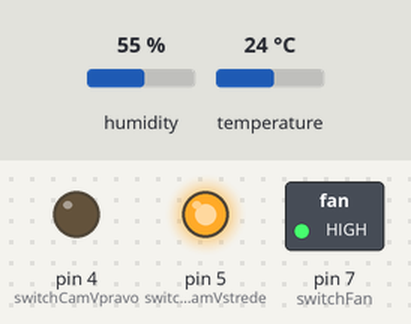
The sketch below on a simulated Arduino Uno, built for the host (arithmetic inside an expression is 32-bit, double 64-bit). Shown: switched loads named in the sketch (green lamp = pin HIGH), output pins drawn as LEDs (lit = HIGH). The test bench sets the inputs (shaded band); at power-on: humidity 55 %, temperature 24 °C. What the sketch prints to the serial monitor is not drawn.

Above: at 0.1 s.
Timing chart, 0 to 1.6 s (numbered marks = the images above):
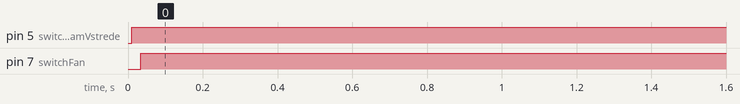

The sketch:

vypinac-zahrada-v1.ino
```cpp
#include <EtherCard.h>
#include <DHT.h>
static byte mymac[] = { 0x74,0x69,0x69,0x2D,0x30,0x21 };
static byte myip[] = { 192,168,1,173 };
static byte gwip[] = { 192,168,1,1 };
static byte hisip[] = { 80,94,55,175 };

byte Ethernet::buffer[700];
static uint32_t timer;
const char website[] PROGMEM = "pastwo.ddns.net";

#define DHTTYPE DHT11
DHT dhtVonku(9, DHTTYPE);
String tempVonku;

int switchCamVpravo = 4;
int switchCamVstrede = 5;
int switchFan = 7;

//voltmeter = A7
//teplomer = D9
//rele kamera vpravo = 4
//rele kamera v strede = 5
//rele ventilator = 7

void setup () {
  Serial.begin(9600);
  delay(10);

  pinMode(switchCamVpravo, OUTPUT);
  pinMode(switchCamVstrede, OUTPUT);
  pinMode(switchFan, OUTPUT);

  //pre istotu resetnem ventilator
  digitalWrite(switchFan, LOW);

  ether.hisport = 82;
  if (ether.begin(sizeof Ethernet::buffer, mymac, 10) == 0){
    Serial.println(F("Failed to access Ethernet controller"));
  }
  //ether.staticSetup(myip, gwip);


if (!ether.dhcpSetup())
  {
    Serial.println("Failed to get configuration from DHCP");
    while(1);
  }
  else
    Serial.println("DHCP configuration done");

  if (!ether.dnsLookup(website))
  {
    Serial.println("DNS failed");
    while(1);
  }
  else
    Serial.println("DNS resolution done");

  ether.printIp("SRV IP:\t", ether.hisip);


  ether.copyIp(ether.hisip, hisip);

  ether.printIp("My IP: ", ether.myip);
  ether.printIp("Server: ", ether.hisip);

  while (ether.clientWaitingGw())
    ether.packetLoop(ether.packetReceive());
  Serial.println("Gateway found");

  dhtVonku.begin();
}

void loop () {
  ether.packetLoop(ether.packetReceive());

  if (millis() > timer) {

    //vypnem strednu kameru zatial ju netreba
    digitalWrite(switchCamVstrede, HIGH);

    timer = millis() + (300000);
    char buff[128]="";
    sprintf (buff, "index.php?action=multi&type1=6&temp1=%d&humidity1=%d&id=7", (int)dhtVonku.readTemperature(), (int)dhtVonku.readHumidity() );

    ether.browseUrl(PSTR("/"), buff, website, my_callback);
    tempVonku = dhtVonku.readTemperature();
    if(tempVonku.toInt()>27){
      digitalWrite(switchFan, LOW);
    } else {
      digitalWrite(switchFan, HIGH);
    }
  }
}

void my_callback(byte status, word off, word len) {
   char * buff;
   Ethernet::buffer[off+len] = 0;
   buff = strtok((char*) Ethernet::buffer + off, "#");
   Serial.println("parstujem kameru");

   //Serial.println(buff);
   char *s;
   s = strstr(buff, "pastwo1pastwo");
   if (s != NULL){
     Serial.println("zapinam kameru");
     digitalWrite(switchCamVpravo, HIGH);
   }else{
     digitalWrite(switchCamVpravo, LOW);
     Serial.println("vypinam kameru");
   }
}
```

Measured:
- by itself, pin 5 (switchCamVstrede): LOW → HIGH at 0.01 s
- by itself, pin 7 (switchFan): LOW → HIGH at 0.03 s
